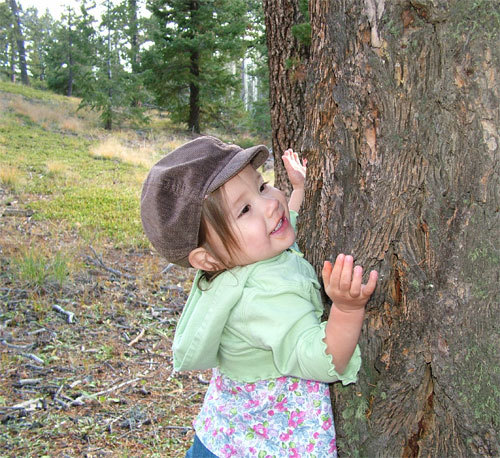
%> input picture Input-Images/baby.bmp, 500 x 458 px; its folder holds only this picture in this run
$ octave --eval "main;"   (GNU Octave 9; MATLAB toolbox functions it lacks are replaced by stand-ins)
%> lines starting %> are read from the running program, lines starting %| are printed output that depends on the picture
### functions/main_he.m
%main HE function

function [out,tt] = main_he(I,infile)

%checking if image is color or grayscale
s = size(I);
sz = size(s);

if sz(2)==2
    [out,tt] = code_he(I);
    out = uint8(out);
elseif sz(2)==3
   im = zeros(s(1),s(2),3);
   [im(:,:,1),tt(:,1)] = code_he(I(:,:,1));
   [im(:,:,2),tt(:,2)] = code_he(I(:,:,2));
   [im(:,:,3),tt(:,3)] = code_he(I(:,:,3));
   out = uint8(im);
end

%writing output to Output Images folder
[~,p2,ext] = fileparts(strcat(infile));
p2 = strcat(p2,'_he');
p = strcat('\Output Images\',strcat(p2,ext));
outfile = strcat(pwd,p);
imwrite(out,outfile);

p2 = strcat(p2,'_hist');
outhist = strcat('\Output Images\',strcat(p2,'.jpg'));
outhist = strcat(pwd,outhist);
subplot(1,1,1),imhist(out),saveas(gcf,outhist);

end

function [HE,tI] = code_he(I)

%Histogram of Input Image (I)
H = imhist(I);
bin = size(H,1);

%PDF of histogram H
pI = H/sum(H);

%CDF of histogram H
cI = cumsum(pI);

%Transformation function
tI = (1)+ round((bin-1)*cI);

%Output Image
HE = tI(I+1);
HE = uint8(HE);

end

### functions/main_bbhe.m
%main BBHE function

function [out,tt] = main_bbhe(I,infile)

%checking if image is color or grayscale
s = size(I);
sz = size(s);

if sz(2)==2
    [out,tt] = code_bbhe(I);
    out = uint8(out);
elseif sz(2)==3
   im = zeros(s(1),s(2),3);
   [im(:,:,1),tt(:,1)] = code_bbhe(I(:,:,1));
   [im(:,:,2),tt(:,2)] = code_bbhe(I(:,:,2));
   [im(:,:,3),tt(:,3)] = code_bbhe(I(:,:,3));
   out = uint8(im -1);
end

%writing output to Output Images folder
[~,p2,ext] = fileparts(strcat(infile));
p2 = strcat(p2,'_bbhe');
p = strcat('\Output Images\',strcat(p2,ext));
outfile = strcat(pwd,p);
imwrite(out,outfile);

p2 = strcat(p2,'_hist');
outhist = strcat('\Output Images\',strcat(p2,'.jpg'));
outhist = strcat(pwd,outhist);
subplot(1,1,1),imhist(out),saveas(gcf,outhist);

end

function val = cal_mean(pI)

num = 0;
sz = size(pI);
bin = abs(sz(1)-sz(2))+1;
for i=1:bin
    num = num + i*pI(i);
end

val = num/sum(pI);

end

function [BBHE,tI] = code_bbhe(I)

%Histogram of Input Image (I)
H = imhist(I);
bin = size(H,1);

%PDF
pI = H/sum(H);

%MEAN VALUE
meanval = round(cal_mean(pI));

%IMAGE DECOMPOSITION
im_l = H(1:meanval);
im_u = H(meanval+1:bin);

%PDF OF SUBIMAGES
p_l = im_l/sum(im_l);
p_u = im_u/sum(im_u);

%CDF OF SUBIMAGES
c_l = cumsum(p_l);
c_u = cumsum(p_u);

%Transformation Function
tI(1:meanval) = (1) + round((meanval-1)*c_l);
tI(meanval+1:bin) = (meanval+1) + round((bin-meanval+1)*c_u);
tI = tI.';

%Output Image
BBHE = tI(I+1);
BBHE = uint8(BBHE);

end

### functions/main_mmbebhe.m
function [out,tt] = main_mmbebhe(I,infile)

%checking if image is color or grayscale
s = size(I);
sz = size(s);
if sz(2)==2
    [out,tt] = code_mmbebhe(I);
    out = uint8(out);
elseif sz(2)==3
   im = zeros(s(1),s(2),3);
   [im(:,:,1),tt(:,1)] = code_mmbebhe(I(:,:,1));
   [im(:,:,2),tt(:,2)] = code_mmbebhe(I(:,:,2));
   [im(:,:,3),tt(:,3)] = code_mmbebhe(I(:,:,3));
   out = uint8(im -1);
end

%writing output to Output Images folder
[~,p2,ext] = fileparts(strcat(infile));
p2 = strcat(p2,'_mmbebhe');
p = strcat('\Output Images\',strcat(p2,ext));
outfile = strcat(pwd,p);
imwrite(out,outfile);

p2 = strcat(p2,'_hist');
outhist = strcat('\Output Images\',strcat(p2,'.jpg'));
outhist = strcat(pwd,outhist);
subplot(1,1,1),imhist(out),saveas(gcf,outhist);

end

function val = cal_mean(pI)

num = 0;
sz = size(pI);
bin = abs(sz(1)-sz(2))+1;
for i=1:bin
    num = num + i*pI(i);
end

val = num/sum(pI);

end

function val = cal_mmbe(X,Y)

mbe = abs(mean(X)-mean(Y));
val = min(mbe);

end

function [BBHE,tI] = code_bbhe(I)

%Histogram of Input Image (I)
H = imhist(I);
bin = size(H,1);

%PDF
pI = H/sum(H);

%MEAN VALUE
meanval = round(cal_mean(pI));

%IMAGE DECOMPOSITION
im_l = H(1:meanval);
im_u = H(meanval+1:bin);

%PDF OF SUBIMAGES
p_l = im_l/sum(im_l);
p_u = im_u/sum(im_u);

%CDF OF SUBIMAGES
c_l = cumsum(p_l);
c_u = cumsum(p_u);

%Transformation Function
tI(1:meanval) = (1) + round((meanval-1)*c_l);
tI(meanval+1:bin) = (meanval+1) + round((bin-meanval+1)*c_u);
tI = tI.';

%Output Image
BBHE = tI(I+1);
BBHE = uint8(BBHE);

end

function [MMBEBHE,tI] = code_mmbebhe(I)

%Histogram of Input Image (I)
H = imhist(I);
bin = size(H,1);

%PDF
pI = H/sum(H);

%Calling BBHE for mmbeval
BBHE = code_bbhe(I);

%MINIMUM MBE VALUE
mmbeval = round(cal_mmbe(pI,BBHE));

%IMAGE DECOMPOSITION
im_l = H(1:mmbeval);
im_u = H(mmbeval+1:bin);

%PDF OF SUBIMAGES
p_l = im_l/sum(im_l);
p_u = im_u/sum(im_u);

%CDF OF SUBIMAGES
c_l = cumsum(p_l);
c_u = cumsum(p_u);

%Transformation Function
tI(1:mmbeval) = (1) + round((mmbeval-1)*c_l);
tI(mmbeval+1:bin) = (mmbeval+1) + round((bin-mmbeval+1)*c_u);
tI = tI.';

%Output Image
MMBEBHE = tI(I+1);
MMBEBHE = uint8(MMBEBHE);

end

### functions/main_dsihe.m
%main DSIHE function

function [out,tt] = main_dsihe(I,infile)

%checking if image is color or grayscale
s = size(I);
sz = size(s);

if sz(2)==2
    [out,tt] = code_dsihe(I);
    out = uint8(out);
elseif sz(2)==3
   im = zeros(s(1),s(2),3);
   [im(:,:,1),tt(:,1)] = code_dsihe(I(:,:,1));
   [im(:,:,2),tt(:,2)] = code_dsihe(I(:,:,2));
   [im(:,:,3),tt(:,3)] = code_dsihe(I(:,:,3));
   out = uint8(im -1);
end

%writing output to Output Images folder
[~,p2,ext] = fileparts(strcat(infile));
p2 = strcat(p2,'_dsihe');
p = strcat('\Output Images\',strcat(p2,ext));
outfile = strcat(pwd,p);
imwrite(out,outfile);

p2 = strcat(p2,'_hist');
outhist = strcat('\Output Images\',strcat(p2,'.jpg'));
outhist = strcat(pwd,outhist);
subplot(1,1,1),imhist(out),saveas(gcf,outhist);

end

function med_i = cal_med(cI)

least = 1;
sz = size(cI);
val = cI(sz(1))+cI(sz(2));
bin = abs(sz(1)-sz(2))+1;
for i=1:bin
    if(abs(cI(i)-val/2)<least)
        least = abs(cI(i)-val/2);
        med_i = i;
    end
end

end

function [DSIHE,tI] = code_dsihe(I)

%Histogram of Input Image (I)
H = imhist(I);
bin = size(H,1);

%PDF
pI = H/sum(H);

%CDF
cI = cumsum(pI);

%MEDIAN VALUE
medianval = cal_med(cI);

%IMAGE DECOMPOSITION
im_l = H(1:medianval);
im_u = H(medianval+1:bin);

%PDF OF SUBIMAGES
p_l = im_l/sum(im_l);
p_u = im_u/sum(im_u);

%CDF OF SUBIMAGES
c_l = cumsum(p_l);
c_u = cumsum(p_u);

%Transformation Function
tI(1:medianval) = (1) + round((medianval-1)*c_l);
tI(medianval+1:bin) = (medianval+1) + round((bin-medianval+1)*c_u);
tI = tI.';

%Output Image
DSIHE = tI(I+1);
DSIHE = uint8(DSIHE);

end

### functions/showI.m
function f = showI(I,out,mainTitle)

f = figure('Name',mainTitle,'NumberTitle','off');
subplot(2,2,1),imshow(I),title('Input Image')
subplot(2,2,2),imhist(I),title('Input Histogram')
subplot(2,2,3),imshow(out),title('Output Image')
subplot(2,2,4),imhist(out),title('Output Histogram')

end

### functions/main.m
function [] = main

inimage = '\Input-Images\*';
f = strcat(pwd,inimage);
[file,path] = uigetfile(f,'Select Image','MultiSelect','on');
%> the answer given: ../Input-Images/baby.bmp
imfile = strcat(path,file);
imfile = char(imfile);

for i=1:size(imfile,1)
    infile = imfile(i,:);
    I = imread(infile);
%> I is the input picture: size 458x500x3 uint8; mean R, G, B 139.5, 136.4, 119.3
    all_he(I,infile);
end

end

function [] = all_he(I,infile)

[~,file,~] = fileparts(infile);
file = strcat(file,'.jpg');
outpath = 'Output Images\';

%HE image
out_he = main_he(I,infile);
%> in code_he, `H = imhist(I);`: H = 256 values, max 2002 at index 113, min 1 at index 2, mean 894.5
%> in code_he, `pI = H/sum(H);`: pI = 256 values, max 0.00874 at index 113, min 4.37e-06 at index 2, mean 0.00391
%> in code_he, `cI = cumsum(pI);`: cI = 256 values from 8.73e-06 to 1
%> in code_he, `tI = (1)+ round((bin-1)*cI);`: tI = 256 values from 1 to 256
s1 = I; s2 = out_he; s3 = 'zHE_';
f1 = showI(s1,s2,s3);
saveas(f1,strcat(outpath,strcat(s3,file)));

%BBHE image
out_bbhe = main_bbhe(I,infile);
s1 = I; s2 = out_bbhe; s3 = 'zBBHE_';
f1 = showI(s1,s2,s3);
saveas(f1,strcat(outpath,strcat(s3,file)));

%MMBEBHE image
out_mmbebhe = main_mmbebhe(I,infile);
s1 = I; s2 = out_mmbebhe; s3 = 'zMMBEBHE_';
f1 = showI(s1,s2,s3);
saveas(f1,strcat(outpath,strcat(s3,file)));

%DSIHE image
out_dsihe = main_dsihe(I,infile);
s1 = I; s2 = out_dsihe; s3 = 'zDSIHE_';
f1 = showI(s1,s2,s3);
saveas(f1,strcat(outpath,strcat(s3,file)));

end
%> in all_he, `f1 = showI(s1,s2,s3);`:
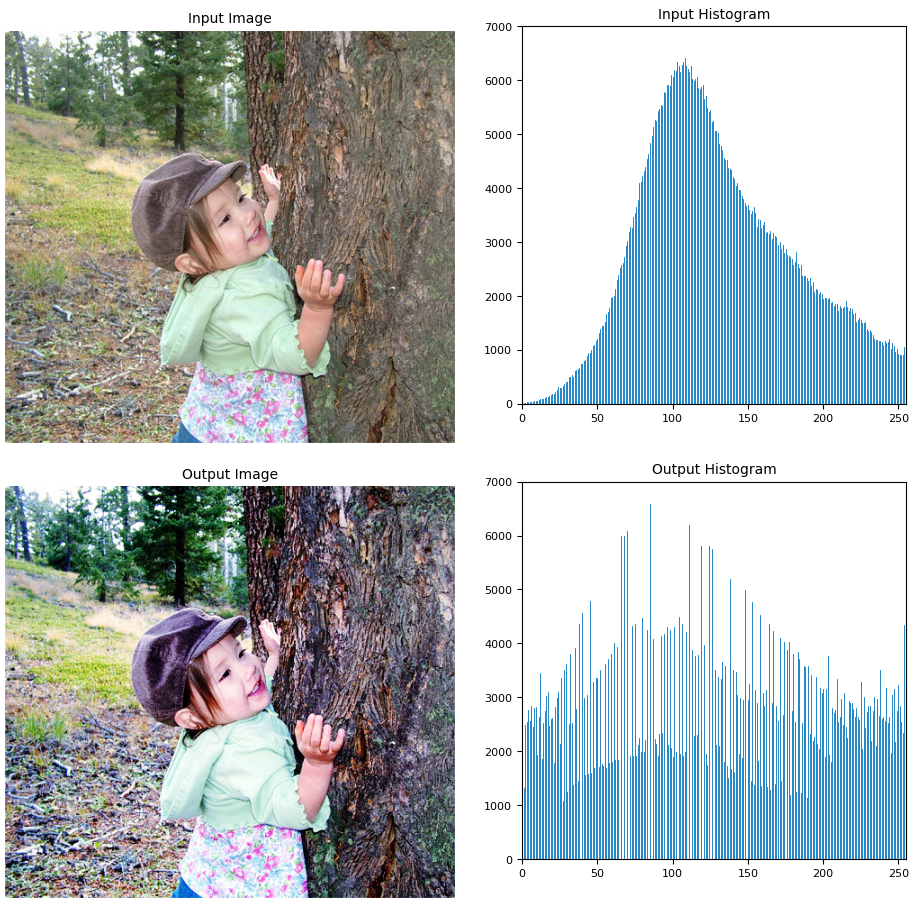
%> figure redrawn from the program's plot data, 4 panels
%> in all_he, `f1 = showI(s1,s2,s3);`: f1 = 2
%> the loop in cal_mean, `for i=1:bin` made 256 passes
%> num on passes 1 to 3: 8.73e-06, 1.75e-05, 3.06e-05
%> after the loop in cal_mean, `for i=1:bin`: num = 140.5
%> in code_bbhe, `meanval = round(cal_mean(pI));`: meanval = 140
%> in code_bbhe, `im_l = H(1:meanval);`: im_l = 140 values, max 2002 at index 113, min 1 at index 2, mean 881.8
%> in code_bbhe, `im_u = H(meanval+1:bin);`: im_u = 116 values, max 1496 at index 1, min 196 at index 114, mean 909.9
%> in code_bbhe, `p_l = im_l/sum(im_l);`: p_l = 140 values, max 0.0162 at index 113, min 8.1e-06 at index 2, mean 0.00714
%> in code_bbhe, `p_u = im_u/sum(im_u);`: p_u = 116 values, max 0.0142 at index 1, min 0.00186 at index 114, mean 0.00862
%> in code_bbhe, `c_l = cumsum(p_l);`: c_l = 140 values from 1.62e-05 to 1
%> in code_bbhe, `c_u = cumsum(p_u);`: c_u = 116 values from 0.0142 to 1
%> in code_bbhe, `tI = tI.';`: tI = 256 values from 1 to 258
%> the loop in cal_mean (call 2), `for i=1:bin` made 256 passes
%> num on passes 1 to 3: 5.68e-05, 9.17e-05, 0.00017
%> in all_he, `f1 = showI(s1,s2,s3);`:
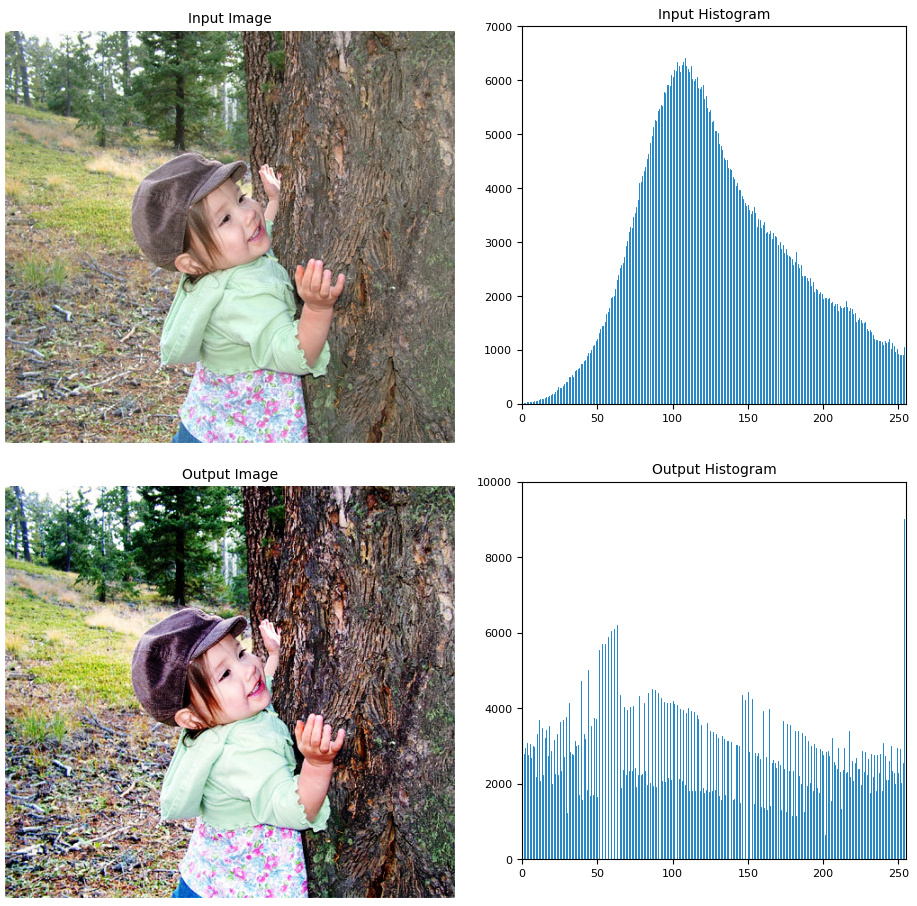
%> figure redrawn from the program's plot data, 4 panels
%> in all_he, `f1 = showI(s1,s2,s3);`: f1 = 3
%> after the loop in cal_mean, `for i=1:bin`: num = 140.5
%> in code_bbhe, `meanval = round(cal_mean(pI));`: meanval = 140
%> in code_bbhe, `c_l = cumsum(p_l);`: c_l = 140 values from 1.62e-05 to 1
%> in code_bbhe, `c_u = cumsum(p_u);`: c_u = 116 values from 0.0142 to 1
%> in code_bbhe, `tI = tI.';`: tI = 256 values from 1 to 258
%> in cal_mmbe, `mbe = abs(mean(X)-mean(Y));`: mbe = 500 values, max 196 at index 247, min 80.85 at index 422, mean 130.6
%> in cal_mmbe, `val = min(mbe);`: val = 80.85
%> in code_mmbebhe, `mmbeval = round(cal_mmbe(pI,BBHE));`: mmbeval = 81
%> in code_mmbebhe, `im_l = H(1:mmbeval);`: im_l = 81 values, max 1081 at index 81, min 1 at index 2, mean 286.1
%> in code_mmbebhe, `im_u = H(mmbeval+1:bin);`: im_u = 175 values, max 2002 at index 32, min 196 at index 173, mean 1176.2
%> in code_mmbebhe, `p_l = im_l/sum(im_l);`: p_l = 81 values, max 0.0467 at index 81, min 4.32e-05 at index 2, mean 0.0123
%> in code_mmbebhe, `p_u = im_u/sum(im_u);`: p_u = 175 values, max 0.00973 at index 32, min 0.000952 at index 173, mean 0.00571
%> in code_mmbebhe, `c_l = cumsum(p_l);`: c_l = 81 values from 8.63e-05 to 1
%> in code_mmbebhe, `c_u = cumsum(p_u);`: c_u = 175 values from 0.00532 to 1
%> in main_mmbebhe, `[im(:,:,1),tt(:,1)] = code_mmbebhe(I(:,:,1));`:
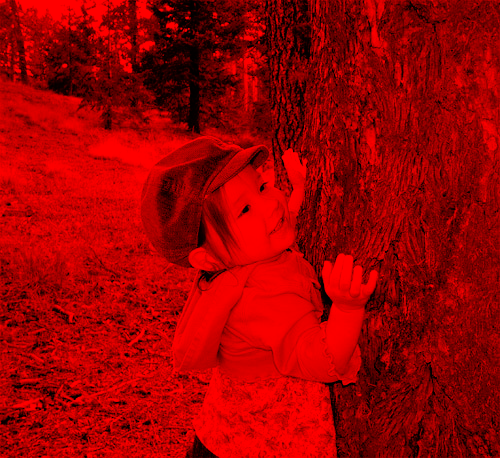
%> im: size 458x500x3 double; mean R, G, B 157.6, 0, 0
%> in main_mmbebhe, `[im(:,:,2),tt(:,2)] = code_mmbebhe(I(:,:,2));`:
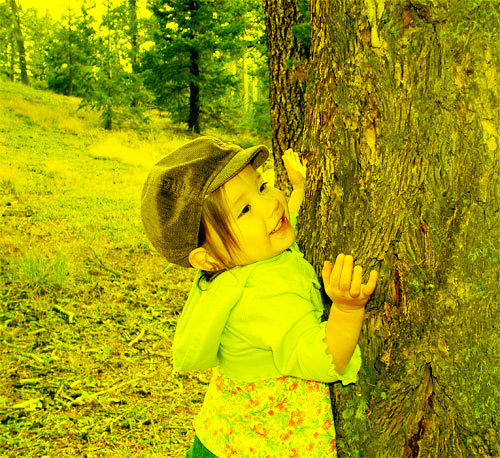
%> im: size 458x500x3 double; mean R, G, B 157.6, 156.8, 0
%> in main_mmbebhe, `[im(:,:,3),tt(:,3)] = code_mmbebhe(I(:,:,3));`:
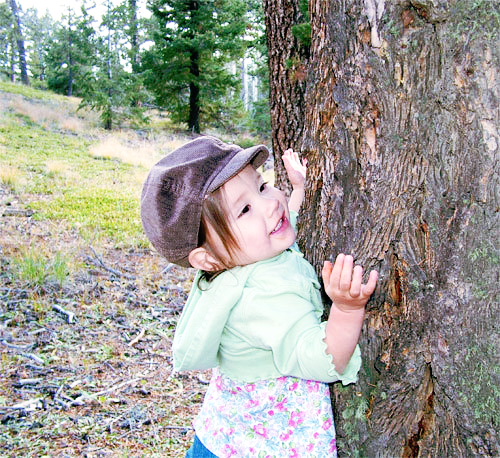
%> im: size 458x500x3 double; mean R, G, B 157.6, 156.8, 149.2
%> in all_he, `f1 = showI(s1,s2,s3);`:
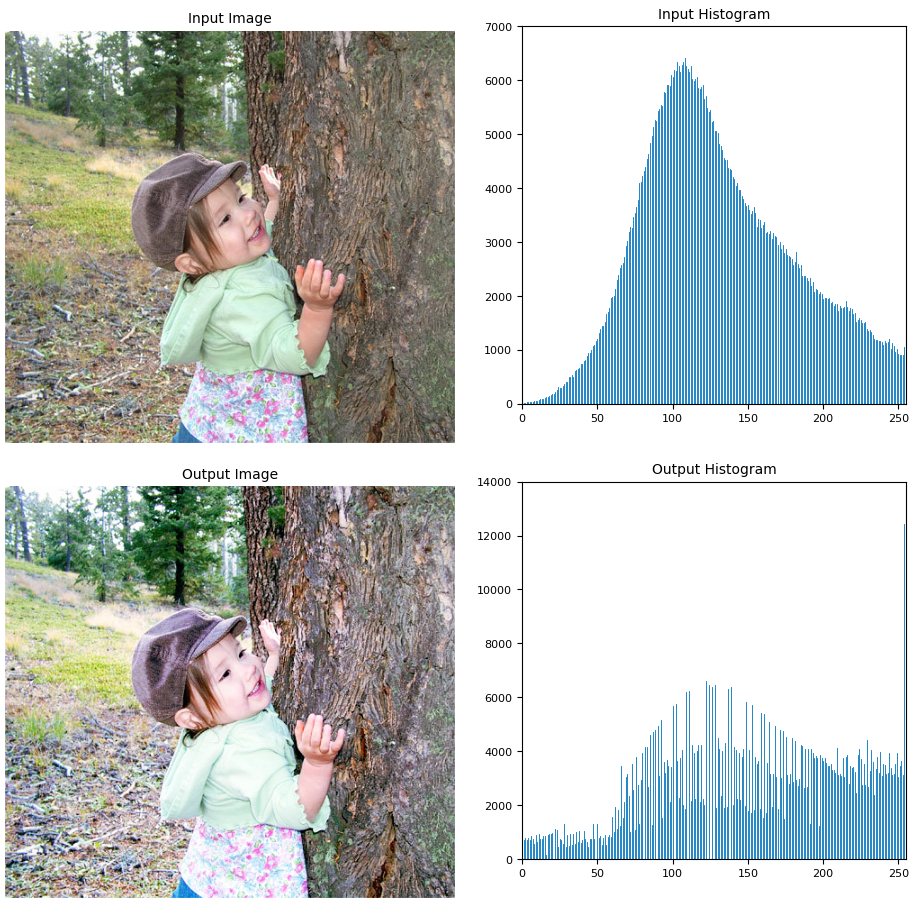
%> figure redrawn from the program's plot data, 4 panels
%> in all_he, `f1 = showI(s1,s2,s3);`: f1 = 4
%> in code_dsihe, `cI = cumsum(pI);`: cI = 256 values from 8.73e-06 to 1
%> in cal_med, `val = cI(sz(1))+cI(sz(2));`: val = 1
%> the loop in cal_med, `for i=1:bin` made 256 passes
%> least on passes 1 to 12: 0.5, 0.5, 0.5, 0.5, 0.5, 0.5, 0.5, 0.5, 0.5, 0.5, 0.5, 0.5
%> after the loop in cal_med, `for i=1:bin`: least = 0.00146; med_i = 134
%> in code_dsihe, `im_l = H(1:medianval);`: im_l = 134 values, max 2002 at index 113, min 1 at index 2, mean 852
%> in code_dsihe, `im_u = H(medianval+1:bin);`: im_u = 122 values, max 1621 at index 3, min 196 at index 120, mean 941.3
%> in code_dsihe, `p_l = im_l/sum(im_l);`: p_l = 134 values, max 0.0175 at index 113, min 8.76e-06 at index 2, mean 0.00746
%> in code_dsihe, `p_u = im_u/sum(im_u);`: p_u = 122 values, max 0.0141 at index 3, min 0.00171 at index 120, mean 0.0082
%> in code_dsihe, `c_l = cumsum(p_l);`: c_l = 134 values from 1.75e-05 to 1
%> in code_dsihe, `c_u = cumsum(p_u);`: c_u = 122 values from 0.0133 to 1
%> the loop in cal_med (call 2), `for i=1:bin` made 256 passes
%> in main_dsihe, `imhist(out)`:
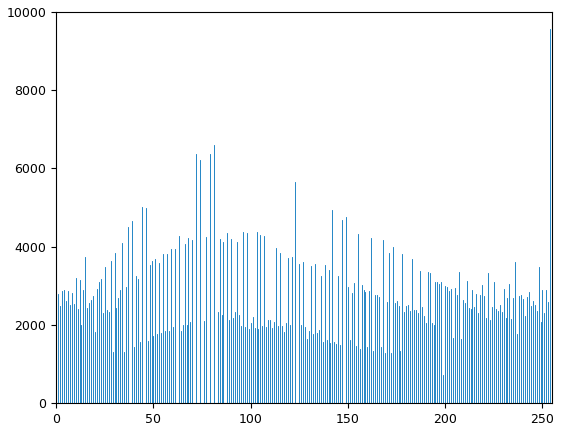
%> figure redrawn from the program's plot data; highest point at x = 254, y = 9565
